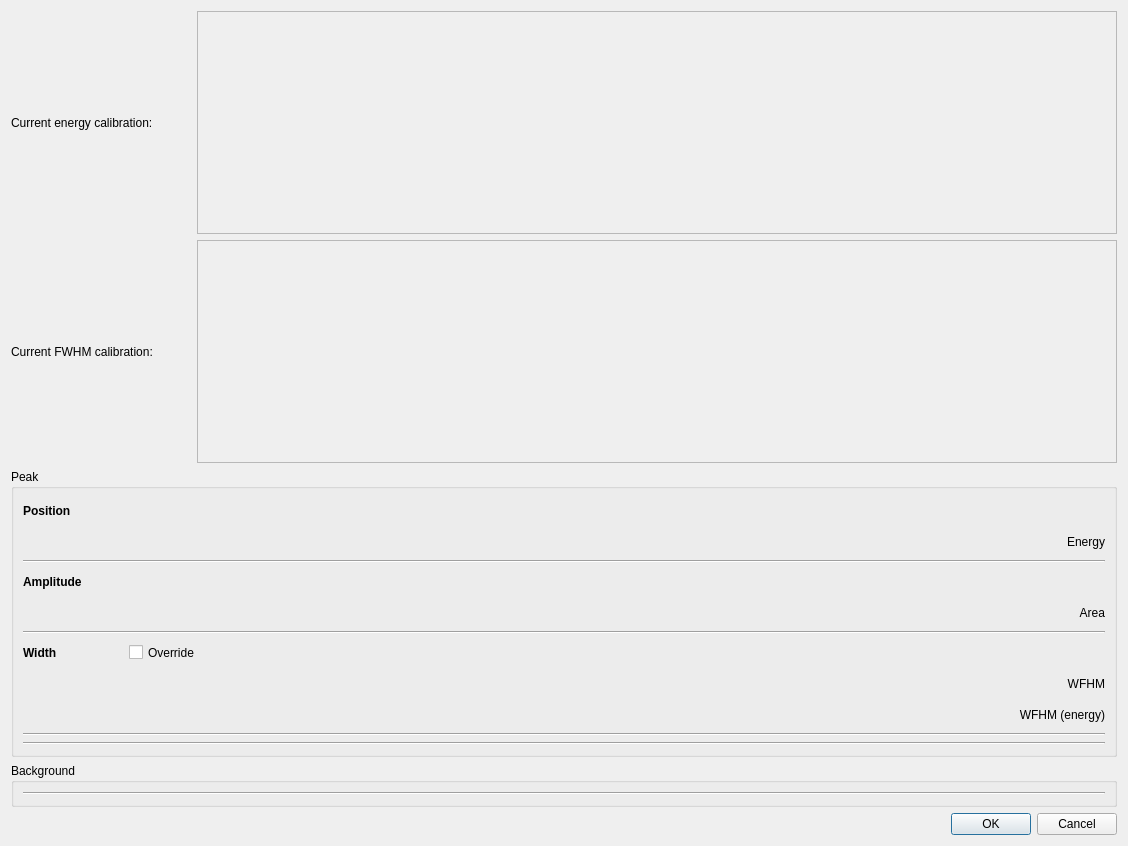
<?xml version="1.0" encoding="UTF-8"?>
<ui version="4.0">
 <class>PeakDialog</class>
 <widget class="QWidget" name="PeakDialog">
  <property name="geometry">
   <rect>
    <x>0</x>
    <y>0</y>
    <width>1128</width>
    <height>846</height>
   </rect>
  </property>
  <property name="sizePolicy">
   <sizepolicy hsizetype="MinimumExpanding" vsizetype="MinimumExpanding">
    <horstretch>0</horstretch>
    <verstretch>0</verstretch>
   </sizepolicy>
  </property>
  <property name="windowTitle">
   <string>Peak</string>
  </property>
  <property name="windowIcon">
   <iconset>
    <normaloff>:/icons/qpx.xpm</normaloff>:/icons/qpx.xpm</iconset>
  </property>
  <layout class="QGridLayout" name="gridLayout">
   <item row="4" column="0">
    <layout class="QVBoxLayout" name="verticalLayout_2">
     <item>
      <widget class="QGroupBox" name="groupBox_3">
       <property name="title">
        <string>Peak</string>
       </property>
       <layout class="QGridLayout" name="gridLayout_3">
        <item row="5" column="0">
         <widget class="Line" name="line_2">
          <property name="orientation">
           <enum>Qt::Horizontal</enum>
          </property>
         </widget>
        </item>
        <item row="3" column="0">
         <layout class="QHBoxLayout" name="horizontalAmplitude">
          <item>
           <widget class="QLabel" name="label_50">
            <property name="minimumSize">
             <size>
              <width>0</width>
              <height>25</height>
             </size>
            </property>
            <property name="maximumSize">
             <size>
              <width>16777215</width>
              <height>25</height>
             </size>
            </property>
            <property name="font">
             <font>
              <weight>75</weight>
              <bold>true</bold>
             </font>
            </property>
            <property name="text">
             <string>Amplitude</string>
            </property>
           </widget>
          </item>
         </layout>
        </item>
        <item row="6" column="0">
         <layout class="QHBoxLayout" name="horizontalWidth">
          <item>
           <widget class="QLabel" name="label_8">
            <property name="sizePolicy">
             <sizepolicy hsizetype="Preferred" vsizetype="Preferred">
              <horstretch>0</horstretch>
              <verstretch>0</verstretch>
             </sizepolicy>
            </property>
            <property name="minimumSize">
             <size>
              <width>100</width>
              <height>0</height>
             </size>
            </property>
            <property name="maximumSize">
             <size>
              <width>16777215</width>
              <height>16777215</height>
             </size>
            </property>
            <property name="font">
             <font>
              <weight>75</weight>
              <bold>true</bold>
             </font>
            </property>
            <property name="text">
             <string>Width</string>
            </property>
           </widget>
          </item>
          <item>
           <widget class="QCheckBox" name="checkWidthOverride">
            <property name="enabled">
             <bool>true</bool>
            </property>
            <property name="sizePolicy">
             <sizepolicy hsizetype="Expanding" vsizetype="Fixed">
              <horstretch>0</horstretch>
              <verstretch>0</verstretch>
             </sizepolicy>
            </property>
            <property name="minimumSize">
             <size>
              <width>90</width>
              <height>25</height>
             </size>
            </property>
            <property name="maximumSize">
             <size>
              <width>16777215</width>
              <height>25</height>
             </size>
            </property>
            <property name="text">
             <string>Override</string>
            </property>
           </widget>
          </item>
         </layout>
        </item>
        <item row="1" column="0">
         <layout class="QHBoxLayout" name="energyLayout">
          <item>
           <spacer name="horizontalSpacer">
            <property name="orientation">
             <enum>Qt::Horizontal</enum>
            </property>
            <property name="sizeType">
             <enum>QSizePolicy::Maximum</enum>
            </property>
            <property name="sizeHint" stdset="0">
             <size>
              <width>40</width>
              <height>20</height>
             </size>
            </property>
           </spacer>
          </item>
          <item>
           <widget class="QLabel" name="EnergyLabel">
            <property name="sizePolicy">
             <sizepolicy hsizetype="MinimumExpanding" vsizetype="Preferred">
              <horstretch>0</horstretch>
              <verstretch>0</verstretch>
             </sizepolicy>
            </property>
            <property name="minimumSize">
             <size>
              <width>0</width>
              <height>25</height>
             </size>
            </property>
            <property name="maximumSize">
             <size>
              <width>16777215</width>
              <height>25</height>
             </size>
            </property>
            <property name="text">
             <string>Energy</string>
            </property>
            <property name="alignment">
             <set>Qt::AlignRight|Qt::AlignTrailing|Qt::AlignVCenter</set>
            </property>
           </widget>
          </item>
         </layout>
        </item>
        <item row="8" column="0">
         <layout class="QHBoxLayout" name="horizontalFWEnergy">
          <item>
           <spacer name="horizontalSpacer_3">
            <property name="orientation">
             <enum>Qt::Horizontal</enum>
            </property>
            <property name="sizeType">
             <enum>QSizePolicy::Maximum</enum>
            </property>
            <property name="sizeHint" stdset="0">
             <size>
              <width>40</width>
              <height>20</height>
             </size>
            </property>
           </spacer>
          </item>
          <item>
           <widget class="QLabel" name="FWEnergyLabel">
            <property name="sizePolicy">
             <sizepolicy hsizetype="MinimumExpanding" vsizetype="Preferred">
              <horstretch>0</horstretch>
              <verstretch>0</verstretch>
             </sizepolicy>
            </property>
            <property name="minimumSize">
             <size>
              <width>0</width>
              <height>25</height>
             </size>
            </property>
            <property name="maximumSize">
             <size>
              <width>16777215</width>
              <height>25</height>
             </size>
            </property>
            <property name="text">
             <string>WFHM (energy)</string>
            </property>
            <property name="alignment">
             <set>Qt::AlignRight|Qt::AlignTrailing|Qt::AlignVCenter</set>
            </property>
           </widget>
          </item>
         </layout>
        </item>
        <item row="7" column="0">
         <layout class="QHBoxLayout" name="horizontalFWHM">
          <item>
           <spacer name="horizontalSpacer_2">
            <property name="orientation">
             <enum>Qt::Horizontal</enum>
            </property>
            <property name="sizeType">
             <enum>QSizePolicy::Maximum</enum>
            </property>
            <property name="sizeHint" stdset="0">
             <size>
              <width>40</width>
              <height>20</height>
             </size>
            </property>
           </spacer>
          </item>
          <item>
           <widget class="QLabel" name="label_44">
            <property name="sizePolicy">
             <sizepolicy hsizetype="MinimumExpanding" vsizetype="Preferred">
              <horstretch>0</horstretch>
              <verstretch>0</verstretch>
             </sizepolicy>
            </property>
            <property name="minimumSize">
             <size>
              <width>0</width>
              <height>25</height>
             </size>
            </property>
            <property name="maximumSize">
             <size>
              <width>16777215</width>
              <height>25</height>
             </size>
            </property>
            <property name="text">
             <string>WFHM</string>
            </property>
            <property name="alignment">
             <set>Qt::AlignRight|Qt::AlignTrailing|Qt::AlignVCenter</set>
            </property>
           </widget>
          </item>
         </layout>
        </item>
        <item row="0" column="0">
         <layout class="QHBoxLayout" name="horizontalPosition">
          <item>
           <widget class="QLabel" name="label_45">
            <property name="sizePolicy">
             <sizepolicy hsizetype="Ignored" vsizetype="Preferred">
              <horstretch>0</horstretch>
              <verstretch>0</verstretch>
             </sizepolicy>
            </property>
            <property name="minimumSize">
             <size>
              <width>100</width>
              <height>25</height>
             </size>
            </property>
            <property name="maximumSize">
             <size>
              <width>16777215</width>
              <height>25</height>
             </size>
            </property>
            <property name="font">
             <font>
              <weight>75</weight>
              <bold>true</bold>
             </font>
            </property>
            <property name="text">
             <string>Position</string>
            </property>
           </widget>
          </item>
         </layout>
        </item>
        <item row="10" column="0">
         <layout class="QHBoxLayout" name="horizontalLeftSkew"/>
        </item>
        <item row="4" column="0">
         <layout class="QHBoxLayout" name="horizontalArea">
          <item>
           <spacer name="horizontalSpacer_5">
            <property name="orientation">
             <enum>Qt::Horizontal</enum>
            </property>
            <property name="sizeType">
             <enum>QSizePolicy::Maximum</enum>
            </property>
            <property name="sizeHint" stdset="0">
             <size>
              <width>40</width>
              <height>20</height>
             </size>
            </property>
           </spacer>
          </item>
          <item>
           <widget class="QLabel" name="label_46">
            <property name="sizePolicy">
             <sizepolicy hsizetype="MinimumExpanding" vsizetype="Preferred">
              <horstretch>0</horstretch>
              <verstretch>0</verstretch>
             </sizepolicy>
            </property>
            <property name="minimumSize">
             <size>
              <width>0</width>
              <height>25</height>
             </size>
            </property>
            <property name="maximumSize">
             <size>
              <width>16777215</width>
              <height>25</height>
             </size>
            </property>
            <property name="text">
             <string>Area</string>
            </property>
            <property name="alignment">
             <set>Qt::AlignRight|Qt::AlignTrailing|Qt::AlignVCenter</set>
            </property>
           </widget>
          </item>
         </layout>
        </item>
        <item row="9" column="0">
         <widget class="Line" name="line_3">
          <property name="orientation">
           <enum>Qt::Horizontal</enum>
          </property>
         </widget>
        </item>
        <item row="2" column="0">
         <widget class="Line" name="line">
          <property name="orientation">
           <enum>Qt::Horizontal</enum>
          </property>
         </widget>
        </item>
        <item row="12" column="0">
         <widget class="Line" name="line_4">
          <property name="orientation">
           <enum>Qt::Horizontal</enum>
          </property>
         </widget>
        </item>
        <item row="13" column="0">
         <layout class="QHBoxLayout" name="horizontalRightSkew"/>
        </item>
       </layout>
      </widget>
     </item>
     <item>
      <widget class="QGroupBox" name="groupBox">
       <property name="title">
        <string>Background</string>
       </property>
       <layout class="QGridLayout" name="gridLayout_2">
        <item row="0" column="0">
         <layout class="QHBoxLayout" name="horizontalStep"/>
        </item>
        <item row="2" column="0">
         <widget class="Line" name="line_5">
          <property name="orientation">
           <enum>Qt::Horizontal</enum>
          </property>
         </widget>
        </item>
        <item row="3" column="0">
         <layout class="QHBoxLayout" name="horizontalTail"/>
        </item>
       </layout>
      </widget>
     </item>
    </layout>
   </item>
   <item row="0" column="0">
    <layout class="QVBoxLayout" name="verticalLayout_3">
     <item>
      <layout class="QHBoxLayout" name="horizontalLayout_24">
       <property name="sizeConstraint">
        <enum>QLayout::SetMinimumSize</enum>
       </property>
       <item>
        <widget class="QLabel" name="label_49">
         <property name="sizePolicy">
          <sizepolicy hsizetype="Maximum" vsizetype="Preferred">
           <horstretch>0</horstretch>
           <verstretch>0</verstretch>
          </sizepolicy>
         </property>
         <property name="minimumSize">
          <size>
           <width>180</width>
           <height>25</height>
          </size>
         </property>
         <property name="maximumSize">
          <size>
           <width>16777215</width>
           <height>25</height>
          </size>
         </property>
         <property name="text">
          <string>Current energy calibration:</string>
         </property>
        </widget>
       </item>
       <item>
        <widget class="QLabel" name="labelCaliEnergy">
         <property name="sizePolicy">
          <sizepolicy hsizetype="MinimumExpanding" vsizetype="MinimumExpanding">
           <horstretch>0</horstretch>
           <verstretch>0</verstretch>
          </sizepolicy>
         </property>
         <property name="minimumSize">
          <size>
           <width>0</width>
           <height>25</height>
          </size>
         </property>
         <property name="maximumSize">
          <size>
           <width>16777215</width>
           <height>16777215</height>
          </size>
         </property>
         <property name="frameShape">
          <enum>QFrame::StyledPanel</enum>
         </property>
         <property name="frameShadow">
          <enum>QFrame::Sunken</enum>
         </property>
         <property name="lineWidth">
          <number>2</number>
         </property>
         <property name="text">
          <string/>
         </property>
        </widget>
       </item>
      </layout>
     </item>
     <item>
      <layout class="QHBoxLayout" name="horizontalLayout_25">
       <item>
        <widget class="QLabel" name="label_51">
         <property name="sizePolicy">
          <sizepolicy hsizetype="Maximum" vsizetype="Preferred">
           <horstretch>0</horstretch>
           <verstretch>0</verstretch>
          </sizepolicy>
         </property>
         <property name="minimumSize">
          <size>
           <width>180</width>
           <height>25</height>
          </size>
         </property>
         <property name="maximumSize">
          <size>
           <width>16777215</width>
           <height>25</height>
          </size>
         </property>
         <property name="text">
          <string>Current FWHM calibration:</string>
         </property>
        </widget>
       </item>
       <item>
        <widget class="QLabel" name="labelCaliFWHM">
         <property name="sizePolicy">
          <sizepolicy hsizetype="MinimumExpanding" vsizetype="MinimumExpanding">
           <horstretch>0</horstretch>
           <verstretch>0</verstretch>
          </sizepolicy>
         </property>
         <property name="minimumSize">
          <size>
           <width>0</width>
           <height>25</height>
          </size>
         </property>
         <property name="maximumSize">
          <size>
           <width>16777215</width>
           <height>16777215</height>
          </size>
         </property>
         <property name="frameShape">
          <enum>QFrame::StyledPanel</enum>
         </property>
         <property name="frameShadow">
          <enum>QFrame::Sunken</enum>
         </property>
         <property name="lineWidth">
          <number>2</number>
         </property>
         <property name="text">
          <string/>
         </property>
        </widget>
       </item>
      </layout>
     </item>
    </layout>
   </item>
   <item row="5" column="0">
    <widget class="QDialogButtonBox" name="buttonBox">
     <property name="standardButtons">
      <set>QDialogButtonBox::Cancel|QDialogButtonBox::Ok</set>
     </property>
    </widget>
   </item>
  </layout>
 </widget>
 <resources>
  <include location="../resources/daquiri.qrc"/>
 </resources>
 <connections/>
</ui>
